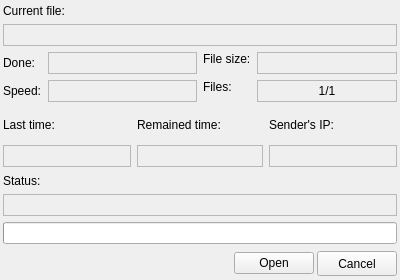
<ui version="4.0" >
 <class>fileTransferWindowClass</class>
 <widget class="QWidget" name="fileTransferWindowClass" >
  <property name="geometry" >
   <rect>
    <x>0</x>
    <y>0</y>
    <width>400</width>
    <height>280</height>
   </rect>
  </property>
  <property name="sizePolicy" >
   <sizepolicy vsizetype="Preferred" hsizetype="Preferred" >
    <horstretch>0</horstretch>
    <verstretch>0</verstretch>
   </sizepolicy>
  </property>
  <property name="minimumSize" >
   <size>
    <width>400</width>
    <height>280</height>
   </size>
  </property>
  <property name="windowTitle" >
   <string>File transfer</string>
  </property>
  <property name="windowIcon" >
   <iconset resource="../../../qutim.qrc" >
    <normaloff>:/icons/crystal_project/save_all.png</normaloff>:/icons/crystal_project/save_all.png</iconset>
  </property>
  <layout class="QGridLayout" name="gridLayout" >
   <property name="margin" >
    <number>3</number>
   </property>
   <item row="0" column="0" >
    <widget class="QLabel" name="label" >
     <property name="maximumSize" >
      <size>
       <width>16777215</width>
       <height>15</height>
      </size>
     </property>
     <property name="text" >
      <string>Current file:</string>
     </property>
    </widget>
   </item>
   <item row="1" column="0" colspan="3" >
    <widget class="QLabel" name="currentFileLabel" >
     <property name="minimumSize" >
      <size>
       <width>0</width>
       <height>22</height>
      </size>
     </property>
     <property name="maximumSize" >
      <size>
       <width>16777215</width>
       <height>22</height>
      </size>
     </property>
     <property name="frameShape" >
      <enum>QFrame::StyledPanel</enum>
     </property>
     <property name="text" >
      <string/>
     </property>
     <property name="textFormat" >
      <enum>Qt::PlainText</enum>
     </property>
     <property name="scaledContents" >
      <bool>false</bool>
     </property>
     <property name="alignment" >
      <set>Qt::AlignLeading|Qt::AlignLeft|Qt::AlignVCenter</set>
     </property>
     <property name="wordWrap" >
      <bool>false</bool>
     </property>
     <property name="indent" >
      <number>-1</number>
     </property>
     <property name="textInteractionFlags" >
      <set>Qt::LinksAccessibleByKeyboard|Qt::LinksAccessibleByMouse|Qt::TextBrowserInteraction|Qt::TextSelectableByKeyboard|Qt::TextSelectableByMouse</set>
     </property>
    </widget>
   </item>
   <item row="2" column="0" colspan="3" >
    <layout class="QHBoxLayout" name="horizontalLayout_3" >
     <item>
      <layout class="QHBoxLayout" name="horizontalLayout" >
       <item>
        <layout class="QVBoxLayout" name="verticalLayout_4" >
         <item>
          <widget class="QLabel" name="label_2" >
           <property name="sizePolicy" >
            <sizepolicy vsizetype="Preferred" hsizetype="Fixed" >
             <horstretch>0</horstretch>
             <verstretch>0</verstretch>
            </sizepolicy>
           </property>
           <property name="text" >
            <string>Done:</string>
           </property>
          </widget>
         </item>
         <item>
          <widget class="QLabel" name="label_7" >
           <property name="sizePolicy" >
            <sizepolicy vsizetype="Preferred" hsizetype="Fixed" >
             <horstretch>0</horstretch>
             <verstretch>0</verstretch>
            </sizepolicy>
           </property>
           <property name="text" >
            <string>Speed:</string>
           </property>
          </widget>
         </item>
        </layout>
       </item>
       <item>
        <layout class="QVBoxLayout" name="verticalLayout_5" >
         <item>
          <widget class="QLabel" name="doneLabel" >
           <property name="minimumSize" >
            <size>
             <width>50</width>
             <height>22</height>
            </size>
           </property>
           <property name="maximumSize" >
            <size>
             <width>16777215</width>
             <height>22</height>
            </size>
           </property>
           <property name="frameShape" >
            <enum>QFrame::StyledPanel</enum>
           </property>
           <property name="text" >
            <string/>
           </property>
          </widget>
         </item>
         <item>
          <widget class="QLabel" name="speedLabel" >
           <property name="minimumSize" >
            <size>
             <width>100</width>
             <height>22</height>
            </size>
           </property>
           <property name="maximumSize" >
            <size>
             <width>16777215</width>
             <height>22</height>
            </size>
           </property>
           <property name="frameShape" >
            <enum>QFrame::StyledPanel</enum>
           </property>
           <property name="text" >
            <string/>
           </property>
          </widget>
         </item>
        </layout>
       </item>
      </layout>
     </item>
     <item>
      <layout class="QHBoxLayout" name="horizontalLayout_2" >
       <item>
        <layout class="QVBoxLayout" name="verticalLayout_6" >
         <item>
          <widget class="QLabel" name="label_3" >
           <property name="sizePolicy" >
            <sizepolicy vsizetype="Fixed" hsizetype="Fixed" >
             <horstretch>0</horstretch>
             <verstretch>0</verstretch>
            </sizepolicy>
           </property>
           <property name="text" >
            <string>File size:</string>
           </property>
          </widget>
         </item>
         <item>
          <widget class="QLabel" name="label_4" >
           <property name="sizePolicy" >
            <sizepolicy vsizetype="Preferred" hsizetype="Fixed" >
             <horstretch>0</horstretch>
             <verstretch>0</verstretch>
            </sizepolicy>
           </property>
           <property name="text" >
            <string>Files:</string>
           </property>
          </widget>
         </item>
        </layout>
       </item>
       <item>
        <layout class="QVBoxLayout" name="verticalLayout_7" >
         <item>
          <widget class="QLabel" name="sizeLabel" >
           <property name="sizePolicy" >
            <sizepolicy vsizetype="Fixed" hsizetype="Preferred" >
             <horstretch>0</horstretch>
             <verstretch>0</verstretch>
            </sizepolicy>
           </property>
           <property name="minimumSize" >
            <size>
             <width>50</width>
             <height>22</height>
            </size>
           </property>
           <property name="maximumSize" >
            <size>
             <width>16777215</width>
             <height>22</height>
            </size>
           </property>
           <property name="frameShape" >
            <enum>QFrame::StyledPanel</enum>
           </property>
           <property name="text" >
            <string/>
           </property>
          </widget>
         </item>
         <item>
          <widget class="QLabel" name="filesLabel" >
           <property name="minimumSize" >
            <size>
             <width>0</width>
             <height>22</height>
            </size>
           </property>
           <property name="maximumSize" >
            <size>
             <width>16777215</width>
             <height>22</height>
            </size>
           </property>
           <property name="frameShape" >
            <enum>QFrame::StyledPanel</enum>
           </property>
           <property name="text" >
            <string>1/1</string>
           </property>
           <property name="alignment" >
            <set>Qt::AlignCenter</set>
           </property>
          </widget>
         </item>
        </layout>
       </item>
      </layout>
     </item>
    </layout>
   </item>
   <item row="3" column="0" >
    <layout class="QVBoxLayout" name="verticalLayout" >
     <property name="spacing" >
      <number>3</number>
     </property>
     <item>
      <widget class="QLabel" name="label_9" >
       <property name="text" >
        <string>Last time:</string>
       </property>
      </widget>
     </item>
     <item>
      <widget class="QLabel" name="lastLabel" >
       <property name="minimumSize" >
        <size>
         <width>0</width>
         <height>22</height>
        </size>
       </property>
       <property name="maximumSize" >
        <size>
         <width>16777215</width>
         <height>22</height>
        </size>
       </property>
       <property name="frameShape" >
        <enum>QFrame::StyledPanel</enum>
       </property>
       <property name="text" >
        <string/>
       </property>
      </widget>
     </item>
    </layout>
   </item>
   <item row="3" column="1" >
    <layout class="QVBoxLayout" name="verticalLayout_2" >
     <property name="spacing" >
      <number>3</number>
     </property>
     <item>
      <widget class="QLabel" name="label_8" >
       <property name="text" >
        <string>Remained time:</string>
       </property>
      </widget>
     </item>
     <item>
      <widget class="QLabel" name="remainedLabel" >
       <property name="minimumSize" >
        <size>
         <width>0</width>
         <height>22</height>
        </size>
       </property>
       <property name="maximumSize" >
        <size>
         <width>16777215</width>
         <height>22</height>
        </size>
       </property>
       <property name="frameShape" >
        <enum>QFrame::StyledPanel</enum>
       </property>
       <property name="text" >
        <string/>
       </property>
      </widget>
     </item>
    </layout>
   </item>
   <item row="3" column="2" >
    <layout class="QVBoxLayout" name="verticalLayout_3" >
     <property name="spacing" >
      <number>3</number>
     </property>
     <item>
      <widget class="QLabel" name="label_11" >
       <property name="text" >
        <string>Sender's IP:</string>
       </property>
      </widget>
     </item>
     <item>
      <widget class="QLabel" name="senderLabel" >
       <property name="minimumSize" >
        <size>
         <width>0</width>
         <height>22</height>
        </size>
       </property>
       <property name="maximumSize" >
        <size>
         <width>16777215</width>
         <height>22</height>
        </size>
       </property>
       <property name="frameShape" >
        <enum>QFrame::StyledPanel</enum>
       </property>
       <property name="text" >
        <string/>
       </property>
      </widget>
     </item>
    </layout>
   </item>
   <item row="4" column="0" >
    <widget class="QLabel" name="label_6" >
     <property name="maximumSize" >
      <size>
       <width>16777215</width>
       <height>15</height>
      </size>
     </property>
     <property name="text" >
      <string>Status:</string>
     </property>
    </widget>
   </item>
   <item row="5" column="0" colspan="3" >
    <widget class="QLabel" name="statusLabel" >
     <property name="minimumSize" >
      <size>
       <width>0</width>
       <height>22</height>
      </size>
     </property>
     <property name="maximumSize" >
      <size>
       <width>16777215</width>
       <height>22</height>
      </size>
     </property>
     <property name="frameShape" >
      <enum>QFrame::StyledPanel</enum>
     </property>
     <property name="text" >
      <string/>
     </property>
     <property name="alignment" >
      <set>Qt::AlignCenter</set>
     </property>
    </widget>
   </item>
   <item row="6" column="0" colspan="3" >
    <widget class="QProgressBar" name="progressBar" >
     <property name="minimumSize" >
      <size>
       <width>0</width>
       <height>22</height>
      </size>
     </property>
     <property name="maximumSize" >
      <size>
       <width>16777215</width>
       <height>22</height>
      </size>
     </property>
     <property name="value" >
      <number>0</number>
     </property>
     <property name="textVisible" >
      <bool>false</bool>
     </property>
    </widget>
   </item>
   <item row="7" column="0" colspan="3" >
    <layout class="QHBoxLayout" >
     <property name="spacing" >
      <number>3</number>
     </property>
     <item>
      <spacer>
       <property name="orientation" >
        <enum>Qt::Horizontal</enum>
       </property>
       <property name="sizeHint" stdset="0" >
        <size>
         <width>241</width>
         <height>27</height>
        </size>
       </property>
      </spacer>
     </item>
     <item>
      <widget class="QPushButton" name="openButton" >
       <property name="text" >
        <string>Open</string>
       </property>
       <property name="icon" >
        <iconset resource="../../../qutim.qrc" >
         <normaloff>:/icons/crystal_project/folder.png</normaloff>:/icons/crystal_project/folder.png</iconset>
       </property>
      </widget>
     </item>
     <item>
      <widget class="QPushButton" name="cancelButton" >
       <property name="minimumSize" >
        <size>
         <width>0</width>
         <height>25</height>
        </size>
       </property>
       <property name="maximumSize" >
        <size>
         <width>16777215</width>
         <height>16777215</height>
        </size>
       </property>
       <property name="text" >
        <string>Cancel</string>
       </property>
       <property name="icon" >
        <iconset resource="../../../qutim.qrc" >
         <normaloff>:/icons/crystal_project/cancel.png</normaloff>:/icons/crystal_project/cancel.png</iconset>
       </property>
      </widget>
     </item>
    </layout>
   </item>
  </layout>
 </widget>
 <layoutdefault spacing="6" margin="11" />
 <resources>
  <include location="../../../qutim.qrc" />
 </resources>
 <connections/>
</ui>
